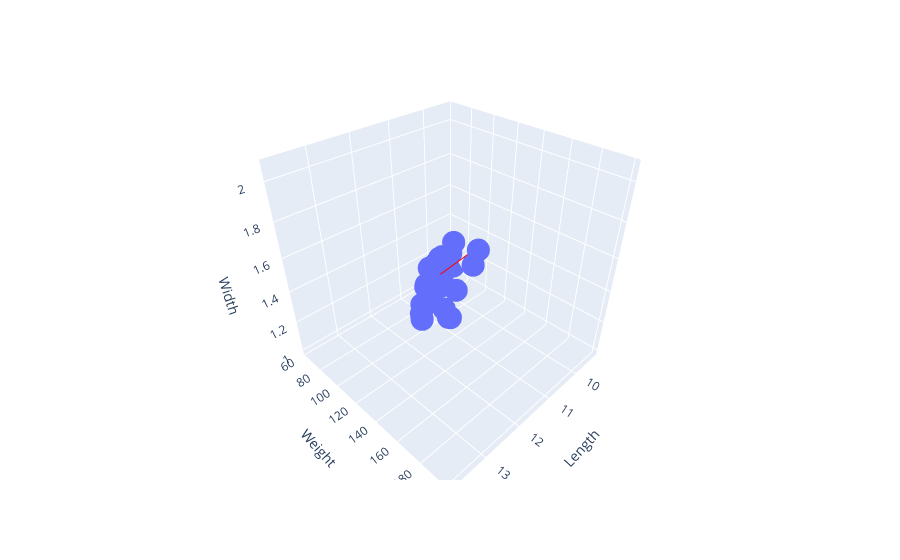

Here is the notebook cell this chart was saved with:
### Code cell
import plotly.express as px

fig = px.scatter_3d(data_frame=df, x='Length', y='Width', z='Weight')
fig.add_trace(px.line_3d(x=np.linspace(10, 13), y=np.linspace(1, 2), z=-201.17285 + 20.11287 * np.linspace(10, 13) + 63.58511 * np.linspace(1, 2)).update_traces(line={'color': 'red'}).data[0])
fig
